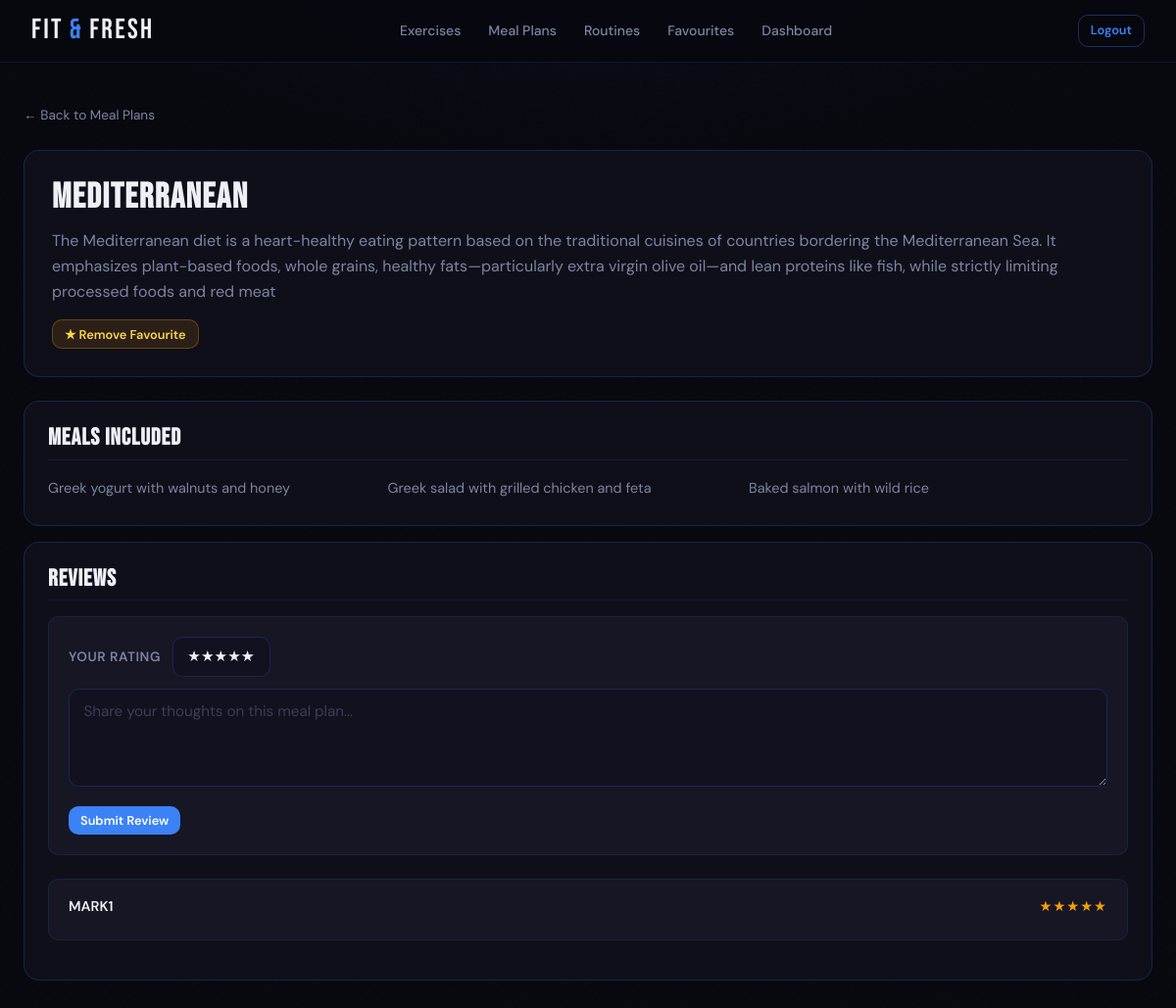
Page /meal-plan/1 (signed in) on the committed database.
### tables this page shows
CREATE TABLE meal_plan (id INTEGER PRIMARY KEY AUTOINCREMENT, name TEXT NOT NULL, description TEXT NOT NULL, meals TEXT NOT NULL, trainer_id INTEGER NOT NULL, FOREIGN KEY (trainer_id) REFERENCES user(id));

CREATE TABLE review_meal_plan (id INTEGER PRIMARY KEY AUTOINCREMENT, user_id INTEGER NOT NULL, meal_plan_id INTEGER NOT NULL, rating INTEGER NOT NULL, comment TEXT, created_at TEXT NOT NULL DEFAULT (DATETIME('now')), FOREIGN KEY (user_id) REFERENCES user(id), FOREIGN KEY (meal_plan_id) REFERENCES meal_plan(id), UNIQUE (user_id, meal_plan_id));

CREATE TABLE user (id INTEGER PRIMARY KEY AUTOINCREMENT, username TEXT NOT NULL UNIQUE, password_hash TEXT NOT NULL, role TEXT NOT NULL);

### App.py (the view)
@app.route("/meal-plan/<int:plan_id>")
def meal_plan_detail(plan_id):
    conn = get_db()
    plan = conn.execute("SELECT * FROM meal_plan WHERE id = ?", (plan_id,)).fetchone()
    if not plan:
        conn.close()
        return "Meal plan not found", 404
    reviews = conn.execute("SELECT review_meal_plan.*, user.username FROM review_meal_plan JOIN user ON review_meal_plan.user_id = user.id WHERE review_meal_plan.meal_plan_id = ?", (plan_id,)).fetchall()
    is_favourite = False
    if "user_id" in session:
        fav = conn.execute("SELECT id FROM favourite_meal_plan WHERE user_id = ? AND meal_plan_id = ?", (session["user_id"], plan_id)).fetchone()
        is_favourite = fav is not None
        conn.close()
        return render_template("meal_plan_detail.html", plan=plan, is_favourite=is_favourite, reviews=reviews)

### DB_Models.py (called while the page is built)
def get_db():
    os.makedirs(os.path.dirname(DB_PATH), exist_ok = True) #Creates the instance folder if it doesn't exist
    conn = sqlite3.connect(DB_PATH) #Connects to the database file
    conn.row_factory = sqlite3.Row #Allows columns to be accessed by name instead of index
    conn.execute("PRAGMA foreign_keys = ON") #Enforces foreign key constraints
    return conn

### templates/meal_plan_detail.html (shortened to what this page needs)
{% extends "base.html" %}
{% block content %}
<div class="page">
    <a href="{{ url_for('meal_plans') }}" class="back-link">← Back to Meal Plans</a>
    <div class="detail-hero">
        <div class="detail-hero-body">
            <h2>{{ plan.name }}</h2>
            <p style="margin-top:0.75rem;">{{ plan.description }}</p>
            <form action="{{ url_for('toggle_favourite_meal_plan', plan_id=plan.id) }}" method="POST" class="fav-form" style="margin-top:1rem;">
                {% if is_favourite %}
                <button type="submit" class="btn btn-fav-active btn-sm">★ Remove Favourite</button>
                {% else %}
                <button type="submit" class="btn btn-outline btn-sm">☆ Add to Favourites</button>
                {% endif %}
            </form>
        </div>
    </div>
    <div class="detail-section">
        <h3>Meals Included</h3>
        <p class="exercises-list">{{ plan.meals }}</p>
    </div>
    <div class="detail-section">
        <h3>Reviews</h3>
        {% if session.role == "gym_goer" %}
        <div class="review-form">
            <form method="POST" action="{{ url_for('add_meal_plan_review', plan_id=plan.id) }}">
                <div class="star-select" style="margin-bottom:0.75rem;">
                    <label class="form-label">Your Rating</label>
                    <select name="rating" class="form-control" style="width:auto;" required>
                        <option value="5">★★★★★</option>
                    </select>
                </div>
                <div class="form-group">
                    <textarea name="comment" class="form-control" placeholder="Share your thoughts on this meal plan..." maxlength="400"></textarea>
                </div>
                <button type="submit" class="btn btn-primary btn-sm">Submit Review</button>
            </form>
        </div>
        {% endif %}
        {% if reviews %}
        <div class="reviews-list">
            {% for review in reviews %}
            <div class="review-card">
                <div class="review-header">
                    <span class="review-author">{{ review["username"] }}</span>
                    <span class="review-stars">{{ "★" * review["rating"] }}{{ "☆" * (5 - review["rating"]) }}</span>
                </div>
            </div>
            {% endfor %}
        </div>
        {% else %}
        <p style="color:var(--text-muted);font-size:0.9rem;">No reviews yet. Be the first!</p>
        {% endif %}
    </div>
</div>
{% endblock %}

### static/style.css (style rules this page uses)
:root { --bg: #08080f; --bg-card: #0f0f1a; --bg-raised: #161625; --bg-input: #111120; --accent: #3b82f6; --accent-dim: #1d4ed8; --accent-glow: rgba(59,130,246,0.18); --accent-line: rgba(59,130,246,0.35); --text: #eef0f6; --text-muted: #7c85a0; --text-dim: #3a3f55; --border: rgba(59,130,246,0.12); --border-card: rgba(59,130,246,0.20); --success: #10b981; --danger: #ef4444; --warning: #f59e0b; --radius: 10px; --radius-lg: 16px; --nav-h: 64px; }
*, *::before, *::after { box-sizing: border-box; margin: 0; padding: 0; }
html { scroll-behavior: smooth; }
body { font-family: 'DM Sans', sans-serif; background: var(--bg); color: var(--text); min-height: 100vh; line-height: 1.6; background-image: radial-gradient(ellipse 80% 50% at 50% -20%, rgba(59,130,246,0.08) 0%, transparent 70%); }
body::before { content: ''; position: fixed; inset: 0; pointer-events: none; z-index: 0; opacity: 0.4; }
h1, h2, h3 { font-family: 'Bebas Neue', sans-serif; letter-spacing: 0.04em; line-height: 1.1; }
h2 { font-size: clamp(1.6rem, 3vw, 2.4rem); }
h3 { font-size: clamp(1.2rem, 2vw, 1.6rem); }
a { color: var(--accent); text-decoration: none; transition: color .2s; }
p { color: var(--text-muted); }
.page { position: relative; z-index: 1; max-width: 1200px; margin: 0 auto; padding: 2.5rem 1.5rem 4rem; }
.btn { display: inline-flex; align-items: center; gap: 0.4rem; padding: 0.6rem 1.25rem; border-radius: var(--radius); font-family: 'DM Sans', sans-serif; font-size: 0.9rem; font-weight: 600; cursor: pointer; border: none; transition: all .2s; text-decoration: none !important; white-space: nowrap; }
.btn-primary { background: var(--accent); color: #fff; }
.btn-sm { padding: 0.35rem 0.75rem; font-size: 0.8rem; }
.form-group { display: flex; flex-direction: column; gap: 0.4rem; margin-bottom: 1.25rem; }
.form-label { font-size: 0.85rem; font-weight: 600; color: var(--text-muted); letter-spacing: 0.04em; text-transform: uppercase; }
.form-control { width: 100%; padding: 0.7rem 0.9rem; background: var(--bg-input); border: 1px solid var(--border-card); border-radius: var(--radius); color: var(--text); font-family: 'DM Sans', sans-serif; font-size: 0.95rem; transition: border-color .2s, box-shadow .2s; outline: none; }
.form-control::placeholder { color: var(--text-dim); }
textarea.form-control { resize: vertical; min-height: 100px; }
select.form-control { appearance: none; background-repeat: no-repeat; background-position: right 0.9rem center; cursor: pointer; }
.form-control option { background: var(--bg-card); }
.reviews-list { display: flex; flex-direction: column; gap: 0.75rem; margin: 1rem 0; }
.review-card { background: var(--bg-raised); border: 1px solid var(--border); border-radius: var(--radius); padding: 1rem 1.25rem; }
.review-header { display: flex; justify-content: space-between; align-items: center; margin-bottom: 0.4rem; }
.review-author { font-weight: 600; font-size: 0.9rem; color: var(--text); }
.review-stars { color: var(--warning); font-size: 0.9rem; letter-spacing: 1px; }
.review-form { background: var(--bg-raised); border: 1px solid var(--border); border-radius: var(--radius); padding: 1.25rem; margin-bottom: 1.5rem; }
.star-select { display: flex; align-items: center; gap: 0.75rem; }
.star-select select { width: auto; }
.detail-hero { background: var(--bg-card); border: 1px solid var(--border-card); border-radius: var(--radius-lg); overflow: hidden; margin-bottom: 1.5rem; }
.detail-hero-body { padding: 1.75rem; }
.detail-section { background: var(--bg-card); border: 1px solid var(--border-card); border-radius: var(--radius-lg); padding: 1.5rem; margin-bottom: 1rem; }
.detail-section h3 { color: var(--text); margin-bottom: 1rem; padding-bottom: 0.5rem; border-bottom: 1px solid var(--border); }
.exercises-list { white-space: pre-wrap; color: var(--text-muted); font-size: 0.9rem; line-height: 1.8; }
.fav-form { margin-top: 0.5rem; }
.btn-fav-active { background: rgba(245,158,11,0.12); color: #fcd34d; border: 1px solid rgba(245,158,11,0.3); }
.back-link { display: inline-flex; align-items: center; gap: 0.4rem; font-size: 0.85rem; color: var(--text-muted) !important; margin-bottom: 1.5rem; transition: color .2s; }

### rows in the picture
meal_plan: name "Mediterranean", description "The Mediterranean diet is a heart-healthy eating pattern based on the traditional cuisines of countries bordering the Mediterranean Sea. It emphasizes plant-based foods, whole grains, healthy fats—particularly extra virgin olive oil—and lean proteins like fish, while strictly limiting processed foods and red meat", meals "Greek yogurt with walnuts and honey Greek salad with grilled chicken and feta Baked salmon with wild rice"
review_meal_plan: username "MARK1", rating "★★★★★"
